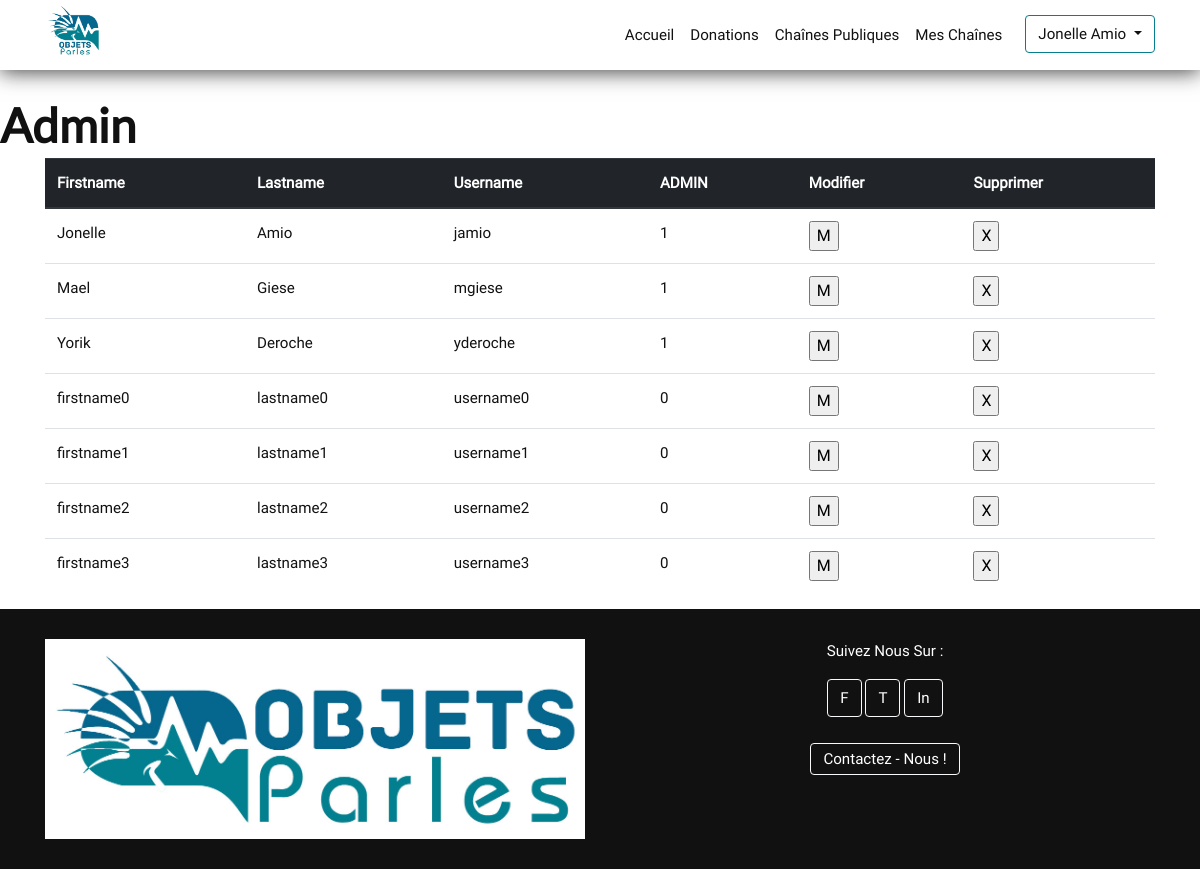
The app's page /index.php/admin/users (signed in) with its own data.
### tables this page shows
CREATE TABLE `user` (
  `iduser` int(11) NOT NULL AUTO_INCREMENT,
  `firstName` varchar(45) NOT NULL,
  `lastName` varchar(45) NOT NULL,
  `username` varchar(45) NOT NULL,
  `password` varchar(255) NOT NULL,
  `ADMIN` tinyint(1) NOT NULL,
  PRIMARY KEY (`iduser`)
);

### controllers.php (called while the page is built, shortened)
<?php
    function gerer_users($liensDuSite, $uri)
    {
        $users = get_users();
        require 'view/gerer-users.php';
    }
?>

### model.php (called while the page is built, shortened)
<?php
    function open_database_connection()
    {
        $link = new mysqli( 'localhost', 'root', '', 'objetsparles' ) or die("impossible de se connecter à la bdd");
        if ($link->errno) {
            echo "Echec de link n°{$link->errno} : {$link->error}";
            return null;
        }
        else
            return $link;
    }
    function get_users()
    {
        $link = open_database_connection();
        $users = array();
        $sql = "SET NAMES 'utf8'";
        $link->query($sql);
        $sql = 'SELECT * FROM `user`';
        if ( $stmt = $link->prepare( $sql ) ) {
            if ( $stmt->execute() ) {
                $result = $stmt->get_result();
                while ($data = $result->fetch_assoc())
                {
                    $users[] = $data;
                }
            } else {
                    echo ( "Echec de link n°{$link->connect_errno} : {$link->connect_error}" );
                }
        } else {
            echo ( "Echec de link n°{$link->connect_errno} : {$link->connect_error}" );
        }
        return $users;
    }

### view/gerer-users.php (the view, shortened to what this page needs)
<header class="admin">
    <?php require "menu.php"; ?>
    <h1>Admin</h1>
</header>
<main class="container">
    <table class="table">
        <thead class="thead-dark">
            <tr>
                <th>Firstname</th>
                <th>Lastname</th>
                <th>Username</th>
                <th>ADMIN</th>
                <th>Modifier</th>
                <th>Supprimer</th>
            </tr>
        </thead>
        <tbody>
            <?php foreach ($users as $user) { ?>
            <tr>
                <td>
                    <?php echo $user['firstName']?>
                </td>
                <td>
                    <?php echo $user['lastName']?>
                </td>
                <td>
                    <?php echo $user['username']?>
                </td>
                <td>
                    <?php echo $user['ADMIN']?>
                </td>
                <td>
                    <form method="post" action="<?php echo ( $liensDuSite['uriEUser']."?id=".$user['iduser'] ); ?>">
                        <input type="submit" name="editUser" value="M" />
                    </form>
                </td>
                <td>
                    <form class="deleteForm" method="post" action="<?php echo ( " ?id=".$user['iduser'] ); ?>">
                        <input type="submit" name="deleteUser" value="X" />
                    </form>
                </td>
            </tr>
            <?php
        }
        ?>
        </tbody>
    </table>
</main>
<?php
    include 'layout.php';
?>

### css/main.css (style rules this page uses)
body:not(.page-accueil) { padding-top: 100px; }
body { font-size: 100%; }
body, h1, h2, h3, h4, h5, h6 { font-size-adjust: 0.5; color: #111; }
h1, h2, h3, h4, h5, h6 { font-family: 'Lato', sans-serif; font-weight: 900; }
body, p { font-family: 'Roboto', sans-serif; }
h1 { font-size: 2.998em; line-height: 1.25; }
@media (min-width: 43.75em) { h1 { font-size: 2.5em; line-height: 1.125; } }
@media (min-width: 56.25em) { h1 { font-size: 3em; line-height: 1.05; } }
html { color: #222; font-size: 1em; line-height: 1.4; }

### records on screen
user: firstName "Jonelle", lastName "Amio", username "jamio", ADMIN "1"
user: firstName "Mael", lastName "Giese", username "mgiese", ADMIN "1"
user: firstName "Yorik", lastName "Deroche", username "yderoche", ADMIN "1"
user: firstName "firstname0", lastName "lastname0", username "username0", ADMIN "0"
user: firstName "firstname1", lastName "lastname1", username "username1", ADMIN "0"
user: firstName "firstname2", lastName "lastname2", username "username2", ADMIN "0"
user: firstName "firstname3", lastName "lastname3", username "username3", ADMIN "0"

### other values on screen
$_SESSION['user']['fullName'] "Jonelle Amio"
